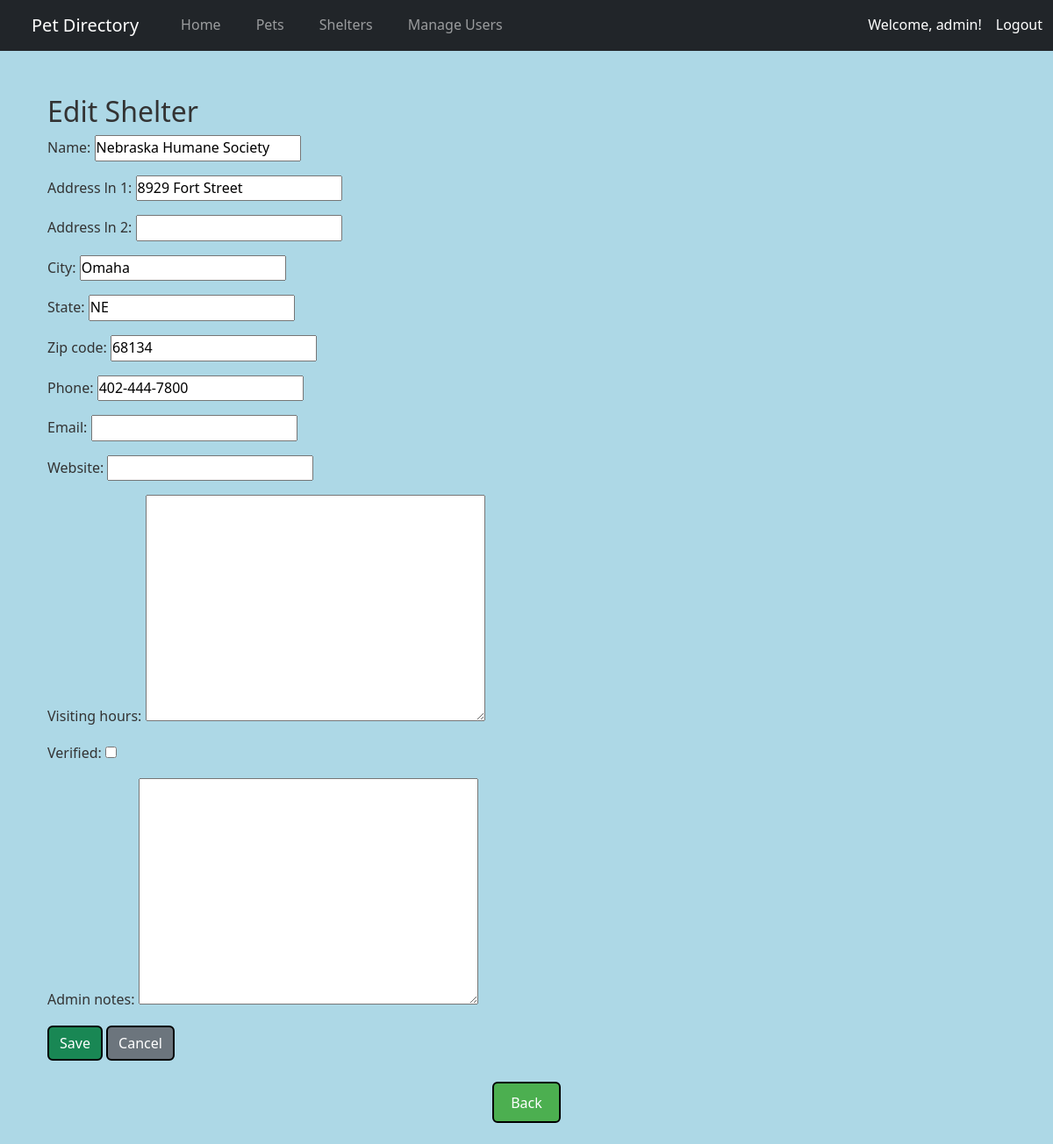
The app's page /shelters/1/edit/ (signed in), older data.
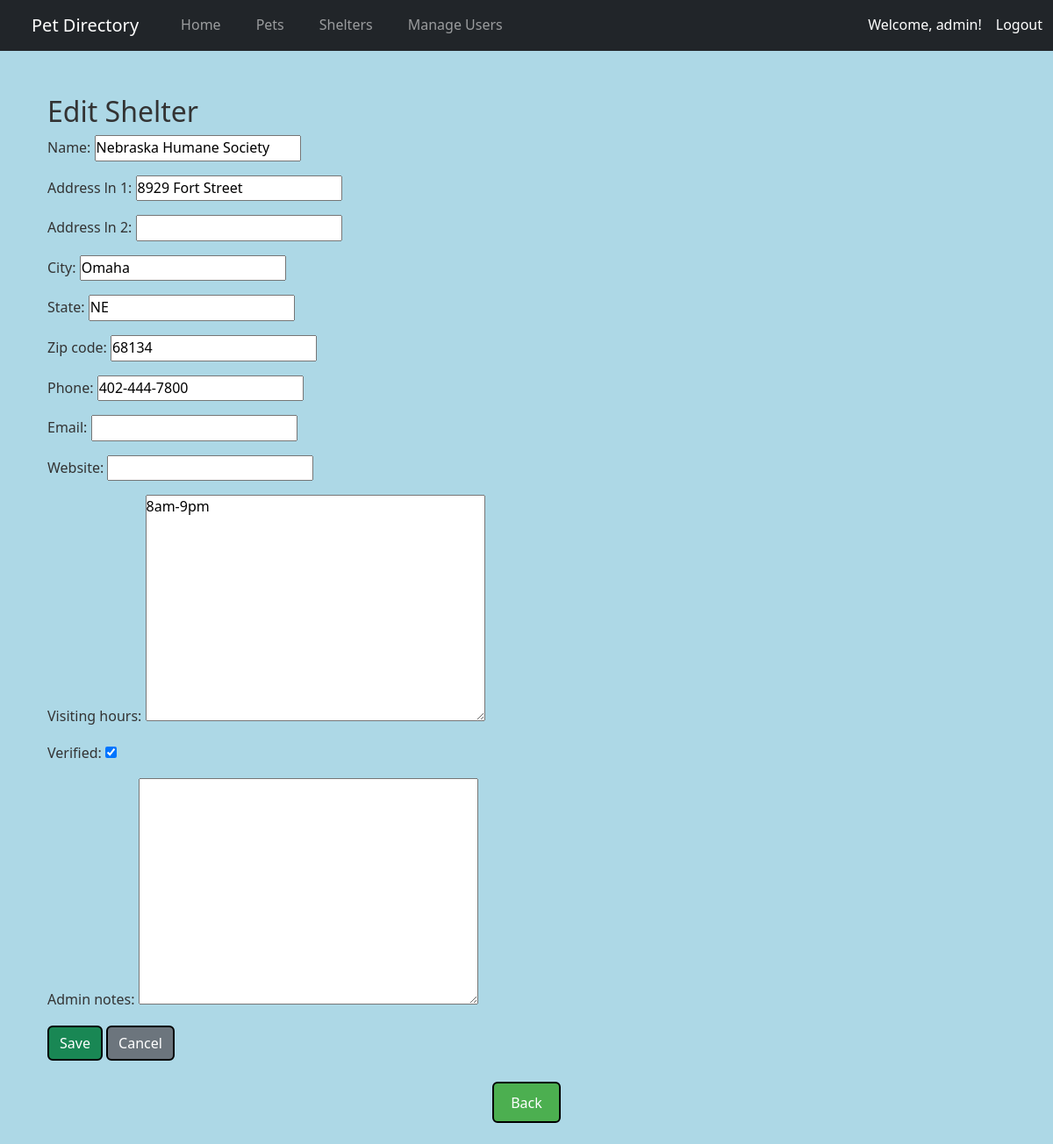
The same page, newer data.
### pet_directory_app/models.py (models this page shows, shortened)
class Shelter(models.Model):
    name = models.CharField(max_length=200)
    address_ln_1 = models.CharField(max_length=200)
    address_ln_2 = models.CharField(max_length=200, blank=True)
    city = models.CharField(max_length=100)
    state = models.CharField(max_length=50)
    zip_code = models.CharField(max_length=20)
    phone = models.CharField(max_length=20, blank=True)
    email = models.EmailField(blank=True)
    website = models.URLField(blank=True)
    visiting_hours = models.TextField(max_length=200, blank=True)
    verified = models.BooleanField(default=False)
    admin_notes = models.TextField(blank=True)

### pet_directory_app/views.py (the view)
# urls.py: path("shelters/<int:pk>/edit/", views.shelter_update, name="shelter_update"),
def shelter_update(request, pk):
    shelter = get_object_or_404(Shelter, pk=pk)
    if not request.user.is_authenticated:
        return HttpResponseForbidden("You must be logged in.")
    if request.user.is_superuser:
        pass
    else:
        if not is_shelter_admin(request.user):
            return HttpResponseForbidden("You do not have permission to edit shelters.")
        if request.user.shelteradminprofile.shelter != shelter:
            return HttpResponseForbidden("You can only edit your own shelter.")
    if request.user.groups.filter(name="Shelter Admin").exists():
        if shelter != request.user.shelteradminprofile.shelter:
            return HttpResponseForbidden("You cannot edit another shelter.")
    if request.method == "POST":
        form = ShelterForm(request.POST, instance=shelter, user=request.user)
        if form.is_valid():
            form.save()
            return redirect("shelter_list")
    else:
        form = ShelterForm(instance=shelter, user=request.user)
    return render(request, "shelter_form.html", {"form": form})

### pet_directory_app/forms.py
class ShelterForm(forms.ModelForm):
    class Meta:
        model = Shelter
        fields = [
            "name",
            "address_ln_1",
            "address_ln_2",
            "city",
            "state",
            "zip_code",
            "phone",
            "email",
            "website",
            "visiting_hours",
            "verified",
            "admin_notes",
        ]
    def __init__(self, *args, **kwargs):
        user = kwargs.pop("user", None)
        super().__init__(*args, **kwargs)
        if user and user.is_superuser:
            return
        if user and user.groups.filter(name="Shelter Admin").exists():
            self.fields.pop("name")
            self.fields.pop("verified")
            self.fields.pop("admin_notes")

### pet_directory_app/templates/shelter_form.html (shortened to what this page needs)
{% extends "base.html" %}
{% block content %}
<div class="container mt-4">
    <h2>{{ form.instance.pk|yesno:"Edit Shelter,Add Shelter" }}</h2>
    <form method="post">
        {{ form.as_p }}
        <button class="btn btn-success">Save</button>
        <a href="{% url 'shelter_list' %}" class="btn btn-secondary">Cancel</a>
    </form>
</div>
{% endblock %}

Row changes from the older to the newer data that the page shows:
changed Shelter "Edit Shelter": visiting_hours (not shown) → "8am-9pm"; verified "☐" → "☑"
